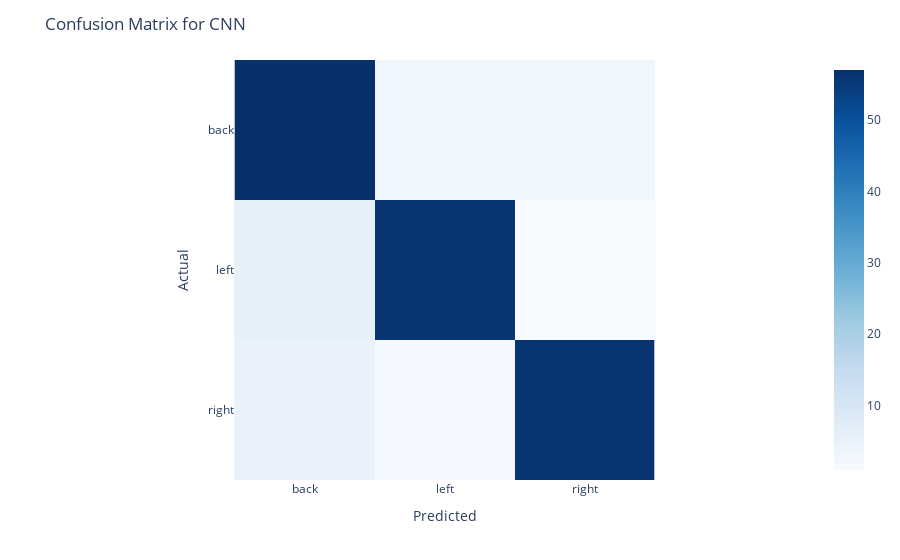

Notebook code for this chart:
### Code cell
# Create a confusion matrix
confusion_matrix = tf.math.confusion_matrix(labels=y_total_max, predictions=y_pred_max).numpy()
# Create a dataframe from the confusion matrix
confusion_matrix = pd.DataFrame(confusion_matrix, index=['back', 'left', 'right'], columns=['back', 'left', 'right'])
# Plot the confusion matrix
fig = px.imshow(confusion_matrix, color_continuous_scale='Blues')
fig.update_layout(
    title='Confusion Matrix for CNN',
    xaxis_title='Predicted',
    yaxis_title='Actual',
)

### Figure 1 — Plotly figure (JSON) as saved in the notebook; plotly's stock layout.template omitted (floating-point values rounded to 4 significant figures)
{"data": [{"coloraxis": "coloraxis", "hovertemplate": "x: %{x}<br>y: %{y}<br>color: %{z}<extra></extra>", "name": "0", "type": "heatmap", "x": ["back", "left", "right"], "xaxis": "x", "y": ["back", "left", "right"], "yaxis": "y", "z": [[57, 3, 3], [6, 56, 1], [5, 2, 56]]}], "layout": {"coloraxis": {"colorscale": [[0, "rgb(247,251,255)"], [0.125, "rgb(222,235,247)"], [0.25, "rgb(198,219,239)"], [0.375, "rgb(158,202,225)"], [0.5, "rgb(107,174,214)"], [0.625, "rgb(66,146,198)"], [0.75, "rgb(33,113,181)"], [0.875, "rgb(8,81,156)"], [1, "rgb(8,48,107)"]]}, "margin": {"t": 60}, "title": {"text": "Confusion Matrix for CNN"}, "xaxis": {"anchor": "y", "constrain": "domain", "domain": [0, 1], "scaleanchor": "y", "title": {"text": "Predicted"}}, "yaxis": {"anchor": "x", "autorange": "reversed", "constrain": "domain", "domain": [0, 1], "title": {"text": "Actual"}}}}
